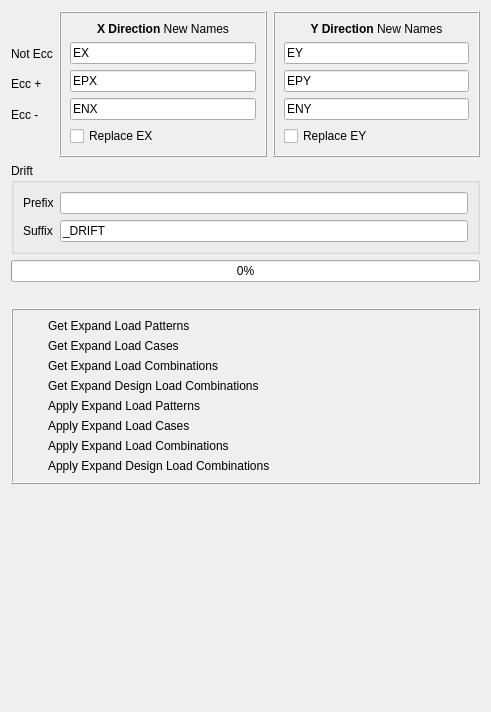
<?xml version="1.0" encoding="UTF-8"?>
<ui version="4.0">
 <class>Dialog</class>
 <widget class="QDialog" name="Dialog">
  <property name="geometry">
   <rect>
    <x>0</x>
    <y>0</y>
    <width>491</width>
    <height>712</height>
   </rect>
  </property>
  <property name="windowTitle">
   <string>Explode Seismic Load Patterns</string>
  </property>
  <layout class="QVBoxLayout" name="verticalLayout_4">
   <item>
    <layout class="QHBoxLayout" name="horizontalLayout_2">
     <item>
      <layout class="QVBoxLayout" name="verticalLayout">
       <item>
        <widget class="QLabel" name="label">
         <property name="text">
          <string/>
         </property>
        </widget>
       </item>
       <item>
        <widget class="QLabel" name="label_6">
         <property name="text">
          <string>Not Ecc</string>
         </property>
        </widget>
       </item>
       <item>
        <widget class="QLabel" name="label_2">
         <property name="text">
          <string>Ecc +</string>
         </property>
        </widget>
       </item>
       <item>
        <widget class="QLabel" name="label_3">
         <property name="text">
          <string>Ecc -</string>
         </property>
        </widget>
       </item>
       <item>
        <widget class="QLabel" name="label_7">
         <property name="text">
          <string/>
         </property>
        </widget>
       </item>
      </layout>
     </item>
     <item>
      <layout class="QHBoxLayout" name="horizontalLayout">
       <item>
        <widget class="QFrame" name="frame">
         <property name="frameShape">
          <enum>QFrame::Box</enum>
         </property>
         <property name="frameShadow">
          <enum>QFrame::Raised</enum>
         </property>
         <layout class="QVBoxLayout" name="verticalLayout_2">
          <item>
           <widget class="QLabel" name="label_4">
            <property name="text">
             <string>&lt;html&gt;&lt;head/&gt;&lt;body&gt;&lt;p&gt;&lt;span style=&quot; font-weight:600;&quot;&gt;X Direction&lt;/span&gt; New Names&lt;/p&gt;&lt;/body&gt;&lt;/html&gt;</string>
            </property>
            <property name="alignment">
             <set>Qt::AlignCenter</set>
            </property>
           </widget>
          </item>
          <item>
           <widget class="QLineEdit" name="ex">
            <property name="text">
             <string>EX</string>
            </property>
           </widget>
          </item>
          <item>
           <widget class="QLineEdit" name="epx">
            <property name="text">
             <string>EPX</string>
            </property>
           </widget>
          </item>
          <item>
           <widget class="QLineEdit" name="enx">
            <property name="text">
             <string>ENX</string>
            </property>
           </widget>
          </item>
          <item>
           <widget class="QCheckBox" name="replace_ex">
            <property name="text">
             <string>Replace EX</string>
            </property>
           </widget>
          </item>
         </layout>
        </widget>
       </item>
       <item>
        <widget class="QFrame" name="frame_2">
         <property name="frameShape">
          <enum>QFrame::Box</enum>
         </property>
         <property name="frameShadow">
          <enum>QFrame::Raised</enum>
         </property>
         <layout class="QVBoxLayout" name="verticalLayout_3">
          <item>
           <widget class="QLabel" name="label_5">
            <property name="text">
             <string>&lt;html&gt;&lt;head/&gt;&lt;body&gt;&lt;p&gt;&lt;span style=&quot; font-weight:600;&quot;&gt;Y Direction&lt;/span&gt; New Names&lt;/p&gt;&lt;/body&gt;&lt;/html&gt;</string>
            </property>
            <property name="alignment">
             <set>Qt::AlignCenter</set>
            </property>
           </widget>
          </item>
          <item>
           <widget class="QLineEdit" name="ey">
            <property name="text">
             <string>EY</string>
            </property>
           </widget>
          </item>
          <item>
           <widget class="QLineEdit" name="epy">
            <property name="text">
             <string>EPY</string>
            </property>
           </widget>
          </item>
          <item>
           <widget class="QLineEdit" name="eny">
            <property name="text">
             <string>ENY</string>
            </property>
           </widget>
          </item>
          <item>
           <widget class="QCheckBox" name="replace_ey">
            <property name="text">
             <string>Replace EY</string>
            </property>
           </widget>
          </item>
         </layout>
        </widget>
       </item>
      </layout>
     </item>
    </layout>
   </item>
   <item>
    <widget class="QGroupBox" name="groupBox">
     <property name="title">
      <string>Drift</string>
     </property>
     <layout class="QGridLayout" name="gridLayout_4">
      <item row="0" column="0">
       <widget class="QLabel" name="label_9">
        <property name="text">
         <string>Prefix</string>
        </property>
       </widget>
      </item>
      <item row="0" column="1">
       <widget class="QLineEdit" name="drift_prefix">
        <property name="text">
         <string/>
        </property>
       </widget>
      </item>
      <item row="1" column="0">
       <widget class="QLabel" name="label_10">
        <property name="text">
         <string>Suffix</string>
        </property>
       </widget>
      </item>
      <item row="1" column="1">
       <widget class="QLineEdit" name="drift_suffix">
        <property name="text">
         <string>_DRIFT</string>
        </property>
       </widget>
      </item>
     </layout>
    </widget>
   </item>
   <item>
    <widget class="QProgressBar" name="progressbar">
     <property name="value">
      <number>0</number>
     </property>
    </widget>
   </item>
   <item>
    <widget class="QLabel" name="result_label">
     <property name="text">
      <string/>
     </property>
    </widget>
   </item>
   <item>
    <widget class="QFrame" name="frame_3">
     <property name="frameShape">
      <enum>QFrame::Box</enum>
     </property>
     <property name="frameShadow">
      <enum>QFrame::Raised</enum>
     </property>
     <layout class="QGridLayout" name="gridLayout">
      <item row="4" column="1">
       <widget class="QLabel" name="label_15">
        <property name="text">
         <string>Apply Expand Load Patterns</string>
        </property>
       </widget>
      </item>
      <item row="5" column="0">
       <widget class="QLabel" name="set_loadcase">
        <property name="maximumSize">
         <size>
          <width>20</width>
          <height>20</height>
         </size>
        </property>
        <property name="font">
         <font>
          <pointsize>8</pointsize>
         </font>
        </property>
        <property name="text">
         <string/>
        </property>
        <property name="pixmap">
         <pixmap resource="../civiltools.qrc">:/civiltools/images/cancel.svg</pixmap>
        </property>
        <property name="scaledContents">
         <bool>true</bool>
        </property>
       </widget>
      </item>
      <item row="4" column="0">
       <widget class="QLabel" name="set_loadpat">
        <property name="maximumSize">
         <size>
          <width>20</width>
          <height>20</height>
         </size>
        </property>
        <property name="font">
         <font>
          <pointsize>8</pointsize>
         </font>
        </property>
        <property name="text">
         <string/>
        </property>
        <property name="pixmap">
         <pixmap resource="../civiltools.qrc">:/civiltools/images/cancel.svg</pixmap>
        </property>
        <property name="scaledContents">
         <bool>true</bool>
        </property>
       </widget>
      </item>
      <item row="5" column="1">
       <widget class="QLabel" name="label_16">
        <property name="text">
         <string>Apply Expand Load Cases</string>
        </property>
       </widget>
      </item>
      <item row="3" column="0">
       <widget class="QLabel" name="get_design_loadcomb">
        <property name="maximumSize">
         <size>
          <width>20</width>
          <height>20</height>
         </size>
        </property>
        <property name="font">
         <font>
          <pointsize>8</pointsize>
         </font>
        </property>
        <property name="text">
         <string/>
        </property>
        <property name="pixmap">
         <pixmap resource="../civiltools.qrc">:/civiltools/images/cancel.svg</pixmap>
        </property>
        <property name="scaledContents">
         <bool>true</bool>
        </property>
       </widget>
      </item>
      <item row="2" column="0">
       <widget class="QLabel" name="get_loadcomb">
        <property name="maximumSize">
         <size>
          <width>20</width>
          <height>20</height>
         </size>
        </property>
        <property name="font">
         <font>
          <pointsize>8</pointsize>
         </font>
        </property>
        <property name="text">
         <string/>
        </property>
        <property name="pixmap">
         <pixmap resource="../civiltools.qrc">:/civiltools/images/cancel.svg</pixmap>
        </property>
        <property name="scaledContents">
         <bool>true</bool>
        </property>
       </widget>
      </item>
      <item row="0" column="0">
       <widget class="QLabel" name="get_loadpat">
        <property name="maximumSize">
         <size>
          <width>20</width>
          <height>20</height>
         </size>
        </property>
        <property name="font">
         <font>
          <pointsize>8</pointsize>
         </font>
        </property>
        <property name="text">
         <string/>
        </property>
        <property name="pixmap">
         <pixmap resource="../civiltools.qrc">:/civiltools/images/cancel.svg</pixmap>
        </property>
        <property name="scaledContents">
         <bool>true</bool>
        </property>
       </widget>
      </item>
      <item row="2" column="1">
       <widget class="QLabel" name="label_13">
        <property name="text">
         <string>Get Expand Load Combinations</string>
        </property>
       </widget>
      </item>
      <item row="1" column="0">
       <widget class="QLabel" name="get_loadcase">
        <property name="maximumSize">
         <size>
          <width>20</width>
          <height>20</height>
         </size>
        </property>
        <property name="font">
         <font>
          <pointsize>8</pointsize>
         </font>
        </property>
        <property name="text">
         <string/>
        </property>
        <property name="pixmap">
         <pixmap resource="../civiltools.qrc">:/civiltools/images/cancel.svg</pixmap>
        </property>
        <property name="scaledContents">
         <bool>true</bool>
        </property>
       </widget>
      </item>
      <item row="1" column="1">
       <widget class="QLabel" name="label_12">
        <property name="text">
         <string>Get Expand Load Cases</string>
        </property>
       </widget>
      </item>
      <item row="3" column="1">
       <widget class="QLabel" name="label_14">
        <property name="text">
         <string>Get Expand Design Load Combinations</string>
        </property>
       </widget>
      </item>
      <item row="6" column="1">
       <widget class="QLabel" name="label_17">
        <property name="text">
         <string>Apply Expand Load Combinations</string>
        </property>
       </widget>
      </item>
      <item row="6" column="0">
       <widget class="QLabel" name="set_loadcomb">
        <property name="maximumSize">
         <size>
          <width>20</width>
          <height>20</height>
         </size>
        </property>
        <property name="font">
         <font>
          <pointsize>8</pointsize>
         </font>
        </property>
        <property name="text">
         <string/>
        </property>
        <property name="pixmap">
         <pixmap resource="../civiltools.qrc">:/civiltools/images/cancel.svg</pixmap>
        </property>
        <property name="scaledContents">
         <bool>true</bool>
        </property>
       </widget>
      </item>
      <item row="0" column="1">
       <widget class="QLabel" name="label_11">
        <property name="text">
         <string>Get Expand Load Patterns</string>
        </property>
       </widget>
      </item>
      <item row="7" column="0">
       <widget class="QLabel" name="set_design_loadcomb">
        <property name="maximumSize">
         <size>
          <width>20</width>
          <height>20</height>
         </size>
        </property>
        <property name="font">
         <font>
          <pointsize>8</pointsize>
         </font>
        </property>
        <property name="text">
         <string/>
        </property>
        <property name="pixmap">
         <pixmap resource="../civiltools.qrc">:/civiltools/images/cancel.svg</pixmap>
        </property>
        <property name="scaledContents">
         <bool>true</bool>
        </property>
       </widget>
      </item>
      <item row="7" column="1">
       <widget class="QLabel" name="label_18">
        <property name="text">
         <string>Apply Expand Design Load Combinations</string>
        </property>
       </widget>
      </item>
     </layout>
    </widget>
   </item>
   <item>
    <spacer name="verticalSpacer">
     <property name="orientation">
      <enum>Qt::Vertical</enum>
     </property>
     <property name="sizeHint" stdset="0">
      <size>
       <width>20</width>
       <height>40</height>
      </size>
     </property>
    </spacer>
   </item>
  </layout>
 </widget>
 <resources>
  <include location="../civiltools.qrc"/>
  <include location="../civiltools.qrc"/>
  <include location="../../civiltools.qrc"/>
 </resources>
 <connections/>
</ui>
